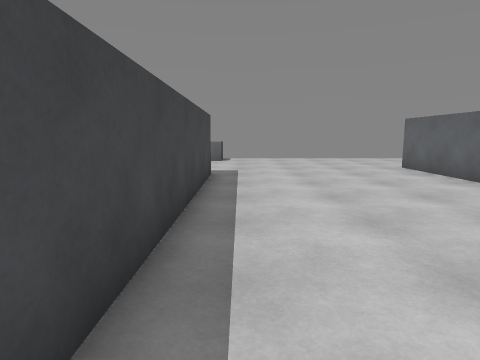
view 1 (above)

20 first-person views from a walk through a scene from a Unity 3-D project. The camera is 1.3 m above the floor, tilts 8° down and sees 75° across. The floor is counted in squares, 1 m on a side. Each view is taken from the middle of a square. On the plan, view 1 faces up. The plan holds only what a view shows up to about 14 squares ahead; the rest is blank. The player character is not drawn.

view 2
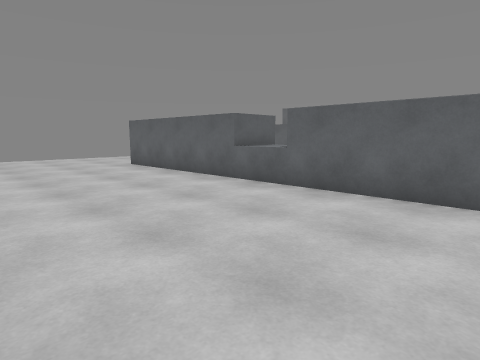

view 3
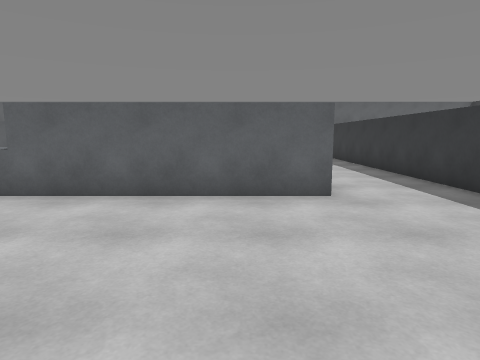

view 4
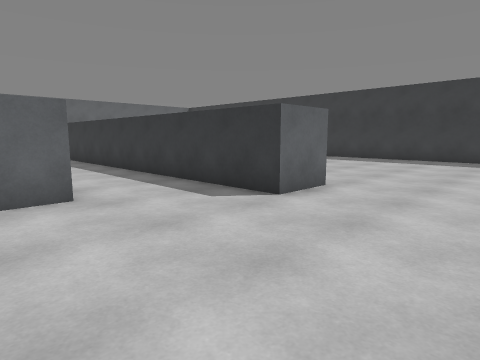

view 5
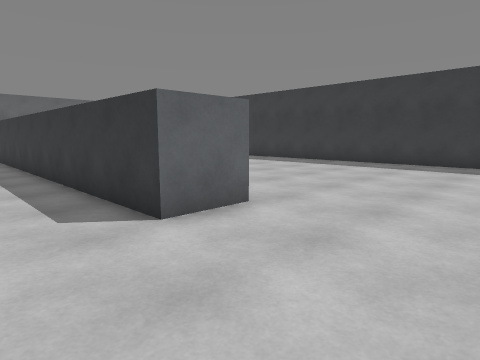

view 6
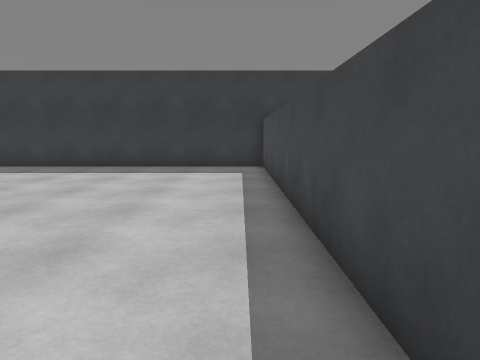

view 7
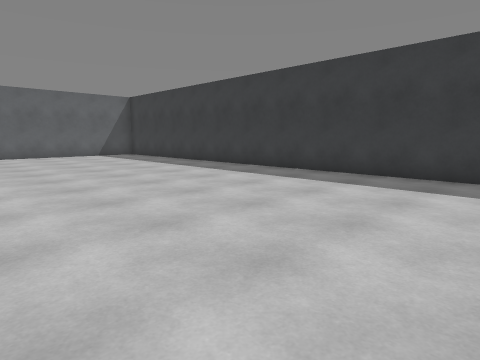

view 8
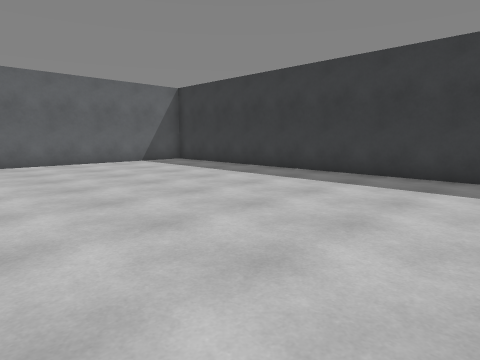

view 9
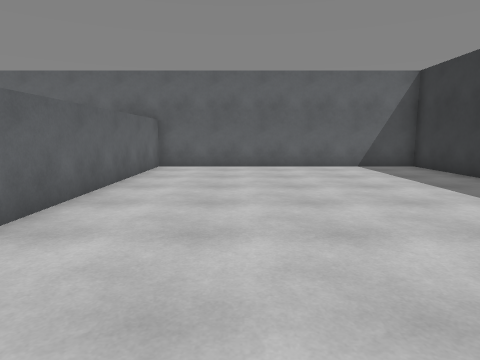

view 10
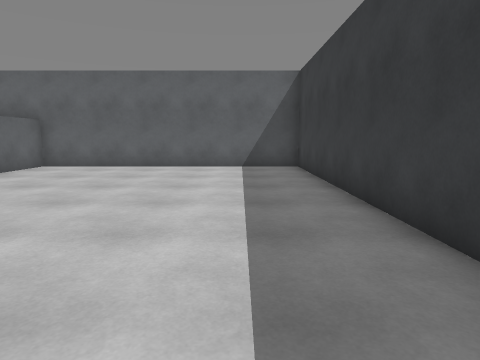

view 11
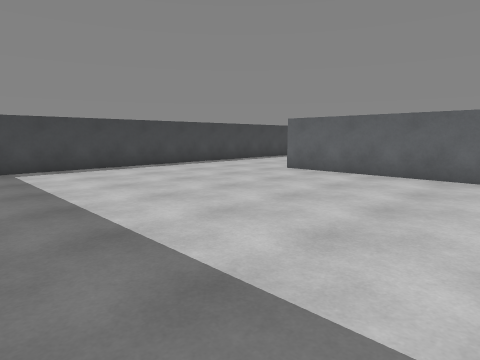

view 12
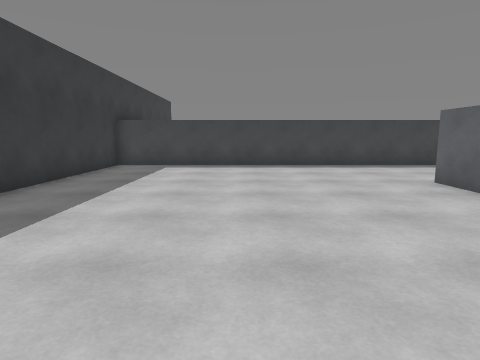

view 13
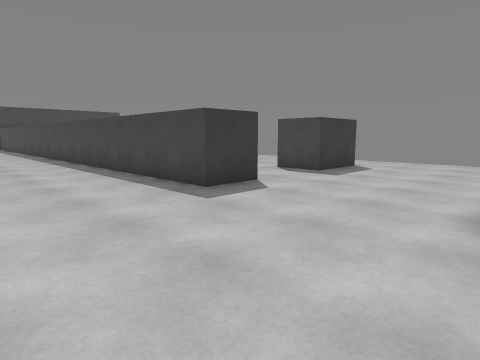

view 14
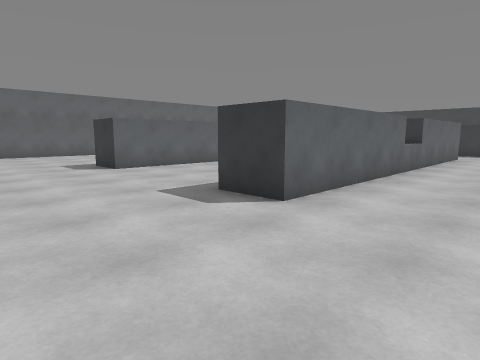

view 15
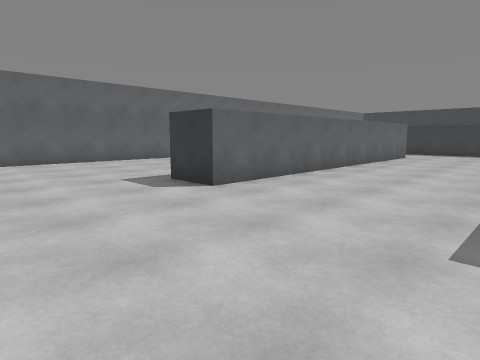

view 16
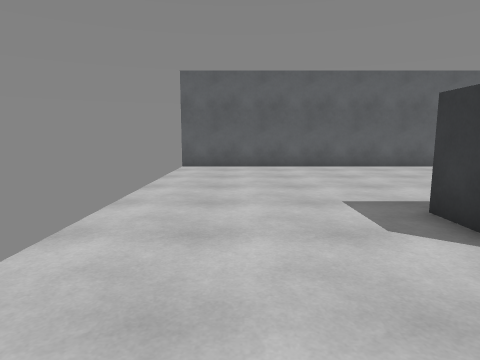

view 17
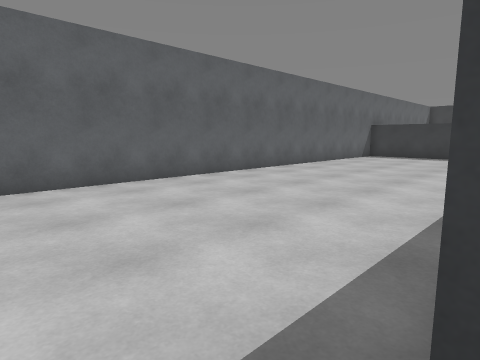

view 18
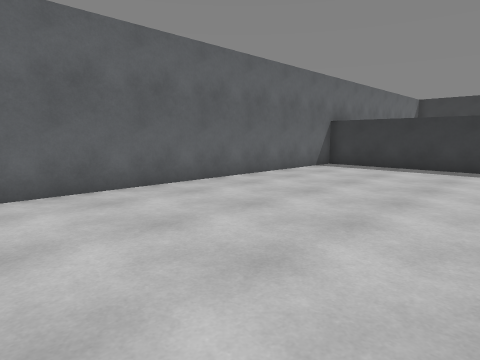

view 19
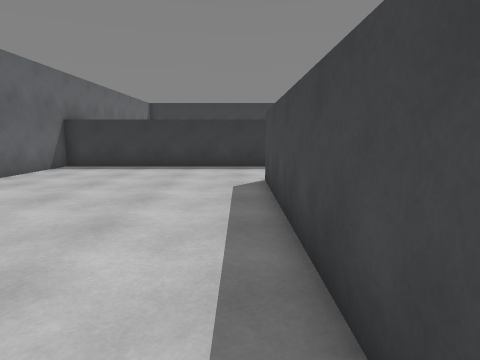

view 20
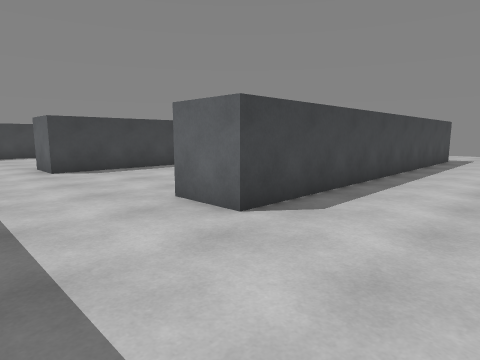

### Floor plan
Points are (right, up) in squares from view 1. A wall is a line through its corners. A room is listed if a view was taken in it or the views show most of it. See-through windows are left out.
Room 1 (views 1, 2, 3, 4, 5, 6, 7, 8, 9, 10, 11, 12, 13, 14, 15, 16, 17, 18, 19, 20)
walls: (8.8, 1.9) (8.8, -3) (6.8, -3) (6.8, 13) (8.8, 13); (6.6, 4) (7.4, 4); (8.9, 6) (6.8, 6); (15.2, 4.1) (15.2, 12.7) (17.2, 12.7); (10.8, -8.5) (4.2, -8.5) (4.2, -6.5) (25.5, -6.5) (25.5, 18.5); (17.2, 10.4) (17.2, -2.2) (15.2, -2.2); (-1, -5.1) (-1, -19.5) (25.5, -19.5) (25.5, -8.5) (16.5, -8.5); (-3, 10.8) (-1, 10.8) (-1, 1.1); (-9.6, 10.8) (-6.5, 10.8) (-6.5, 8.8)
ways out: opening at (-5, 8.3)

Where each view was taken, in squares from view 1:
view 1: 0 up, 0 right, facing up
view 2: 1 down, 0 right, facing up-right
view 3: 1 down, 0 right, facing right
view 4: 1 down, 0 right, facing down-right
view 5: 4 down, 0 right, facing down-right
view 6: 6 down, 0 right, facing down
view 7: 9 down, 4 right, facing down-right
view 8: 9 down, 10 right, facing down-right
view 9: 12 down, 12 right, facing right
view 10: 17 down, 12 right, facing right
view 11: 19 down, 12 right, facing up-left
view 12: 14 down, 13 right, facing left
view 13: 17 up, 4 right, facing down-left
view 14: 18 up, 3 right, facing down-right
view 15: 18 up, 9 right, facing down-right
view 16: 16 up, 12 right, facing right
view 17: 14 up, 17 right, facing down-right
view 18: 7 up, 18 right, facing down-right
view 19: 7 up, 18 right, facing down
view 20: 6 down, 21 right, facing up-left
